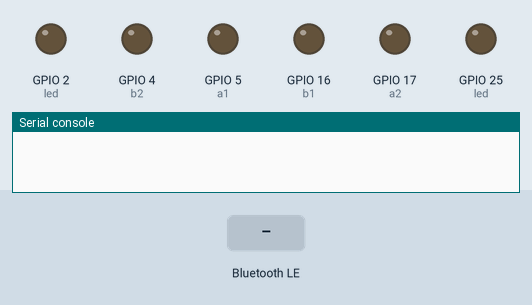
Simulated run of this program. Board: ESP32 board running MicroPython. Parts: output pins drawn as LEDs (lit = HIGH), the last lines printed to the serial console. Inputs (shaded band) come from the test bench. Nothing arrives over Bluetooth unless stated.

Above: at 1.25 s.
1.3 s: "forward" written over Bluetooth
At 1.7 s:
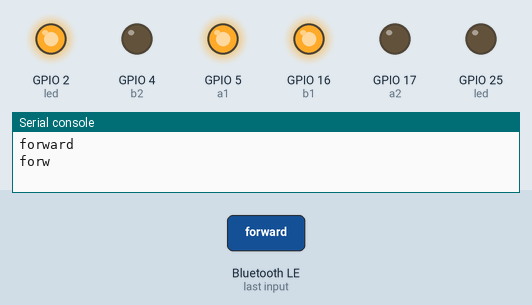
2.8 s: "back" written over Bluetooth
At 4.0 s:
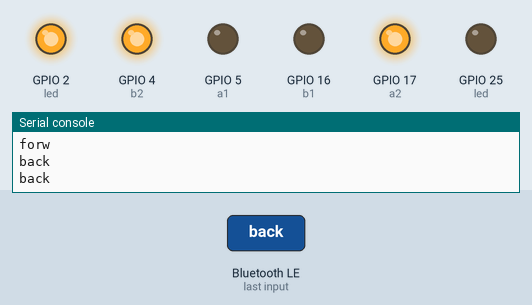
4.3 s: "led" written over Bluetooth
At 5.2 s:
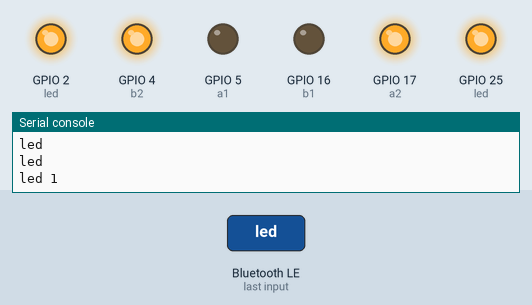
5.8 s: "stop" written over Bluetooth
At 6.3 s:
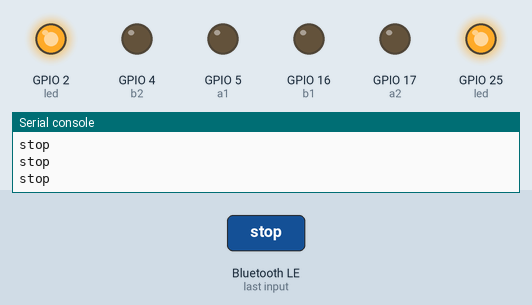
7.3 s: "forward" written over Bluetooth
At 8.6 s:
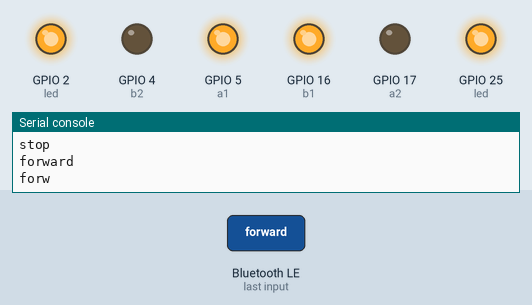
Timing chart, 0 to 9.8 s (numbered marks = the images above; inputs shaded):
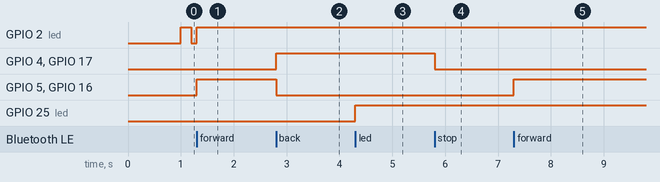

Measured:
- after the input at 1.3 s, GPIO 5 (a1), GPIO 16 (b1): LOW → HIGH at once
- after the input at 2.8 s, GPIO 4 (b2), GPIO 17 (a2): LOW → HIGH at once; GPIO 5 (a1), GPIO 16 (b1): HIGH → LOW at once
- after the input at 4.3 s, GPIO 25 (led): LOW → HIGH at once
- after the input at 5.8 s, GPIO 4 (b2), GPIO 17 (a2): HIGH → LOW at once
- after the input at 7.3 s, GPIO 5 (a1), GPIO 16 (b1): LOW → HIGH at once

The program:

CarCode.py
```python
from machine import Pin, Timer, SoftI2C, PWM
from time import sleep_ms
import ubluetooth
import time

a1 = PWM(Pin(5), freq = 1000)
a2 = PWM(Pin(17), freq = 1000)
b1 = PWM(Pin(16), freq = 1000)
b2 = PWM(Pin(4), freq = 1000)
a1.duty(0)
a2.duty(0)
b1.duty(0)
b2.duty(0)

class BLE():
    def __init__(self, name):
        self.name = name
        self.ble = ubluetooth.BLE()
        self.ble.active(True)

# Change the pin from 2 to 25 to flash the white on-board LED while connected (using it below for another reason).
        self.led = Pin(2, Pin.OUT)
        self.timer1 = Timer(0)
        self.timer2 = Timer(1)

        self.disconnected()
        self.ble.irq(self.ble_irq)
        self.register()
        self.advertiser()

    def connected(self):
        self.timer1.deinit()
        self.timer2.deinit()

    def disconnected(self):
        self.timer1.init(period=1000, mode=Timer.PERIODIC, callback=lambda t: self.led(1))
        sleep_ms(200)
        self.timer2.init(period=1000, mode=Timer.PERIODIC, callback=lambda t: self.led(0))

    def ble_irq(self, event, data):
        if event == 1:
            '''Central disconnected'''
            self.connected()
            self.led(1)

        elif event == 2:
            '''Central disconnected'''
            self.advertiser()
            self.disconnected()

        elif event == 3:
            '''New message received'''
            buffer = self.ble.gatts_read(self.rx)
            message = buffer.decode('UTF-8').strip()
            print(message)
            print(message[:4])
            if message[:4] == 'left':
                print(message[4:])
                power = int(1023*float(message[4:7]))
                print(power)
                a1.duty(0)
                a2.duty(power)
                b1.duty(0)
                b2.duty(0)
            if message[:4] == 'righ':
                print(message[4:])
                power = int(1023*float(message[4:7]))
                print(power)
                a1.duty(0)
                a2.duty(0)
                b1.duty(0)
                b2.duty(power)
            if message == 'forward':
                a1.duty(1023)
                a2.duty(0)
                b1.duty(1023)
                b2.duty(0)
            if message == 'back':
                a1.duty(0)
                a2.duty(1023)
                b1.duty(0)
                b2.duty(1023)
            if message == 'stop':
                a1.duty(0)
                a2.duty(0)
                b1.duty(0)
                b2.duty(0)
                print('stop')
            if message == 'led':
                led.value(not led.value())
                print('led', led.value())
                ble.send('led' + str(led.value()))

    def register(self):
        NUS_UUID = '6E400001-B5A3-F393-E0A9-E50E24DCCA9E'
        RX_UUID = '6E400002-B5A3-F393-E0A9-E50E24DCCA9E'
        TX_UUID = '6E400003-B5A3-F393-E0A9-E50E24DCCA9E'

        BLE_NUS = ubluetooth.UUID(NUS_UUID)
        BLE_RX = (ubluetooth.UUID(RX_UUID), ubluetooth.FLAG_WRITE)
        BLE_TX = (ubluetooth.UUID(TX_UUID), ubluetooth.FLAG_NOTIFY)

        BLE_UART = (BLE_NUS, (BLE_TX, BLE_RX,))
        SERVICES = (BLE_UART, )
        ((self.tx, self.rx,), ) = self.ble.gatts_register_services(SERVICES)

    def send(self, data):
        self.ble.gatts_notify(0, self.tx, data + '\n')

    def advertiser(self):
        name = bytes(self.name, 'UTF-8')
        self.ble.gap_advertise(100, bytearray('\x02\x01\x02') + bytearray((len(name) + 1, 0x09)) + name)

def stop():
    a1.duty(0)
    a2.duty(0)
    b1.duty(0)
    b2.duty(0)
# test
led = Pin(25, Pin.OUT)
# You should change this line of code to name your own ESP32 - otherwise, chaos! :)
ble = BLE("Freddie's ESP32")
```
